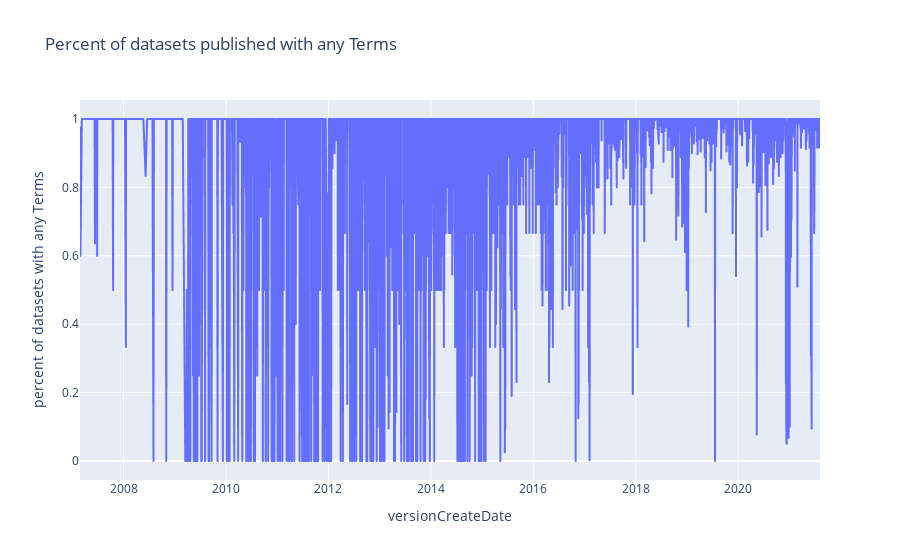

Write notebook code for a chart like this one.
### Code cell
fig = px.line(dailyTotalDatasetsVersusDatasetsWithTerms, x="versionCreateDate", y="percent of datasets with any Terms", title='Percent of datasets published with any Terms')
fig.show()

### Figure 1 — Plotly figure (JSON) as saved in the notebook; plotly's stock layout.template omitted (floating-point values rounded to 4 significant figures; data arrays with more than 128 entries replaced by an {"elided": "..."} marker saying what was removed)
{"data": [{"hovertemplate": "versionCreateDate=%{x}<br>percent of datasets with any Terms=%{y}<extra></extra>", "legendgroup": "", "line": {"color": "#636efa", "dash": "solid"}, "marker": {"symbol": "circle"}, "mode": "lines", "name": "", "showlegend": false, "type": "scattergl", "x": {"elided": "3849 str values"}, "xaxis": "x", "y": {"elided": "3849 float values"}, "yaxis": "y"}], "layout": {"legend": {"tracegroupgap": 0}, "title": {"text": "Percent of datasets published with any Terms"}, "xaxis": {"anchor": "y", "domain": [0.0, 1.0], "title": {"text": "versionCreateDate"}}, "yaxis": {"anchor": "x", "domain": [0.0, 1.0], "title": {"text": "percent of datasets with any Terms"}}}}
